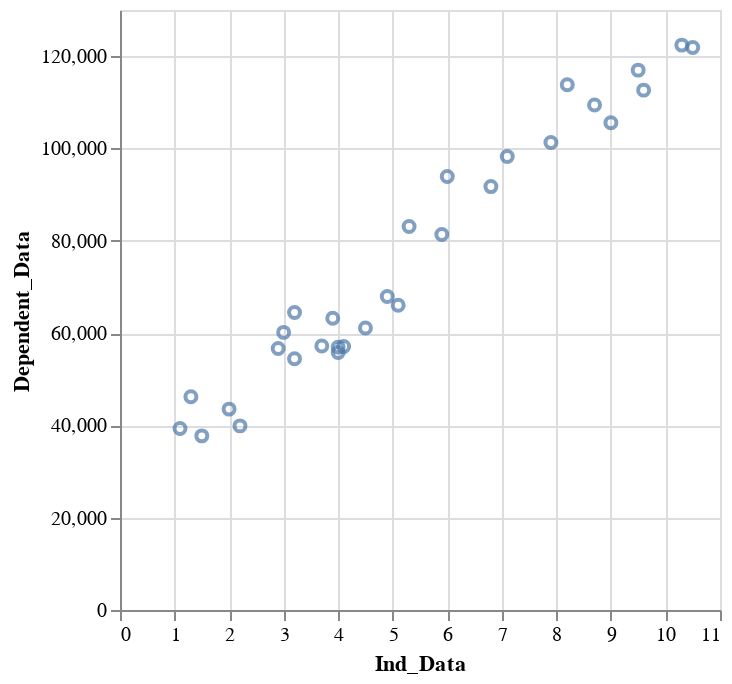

Write notebook code for a chart like this one.
### Markdown cell above
## Visualizing Data

### Code cell
# prompt: Using dataframe data: scatter plot

import altair as alt

# Create a scatter plot with 'Ind_Data' on the x-axis and 'Dependent_Data' on the y-axis.
chart = alt.Chart(data).mark_point().encode(
    x='Ind_Data',
    y='Dependent_Data'
)

# Display the chart.
chart

### Figure 1 — Vega-Lite specification as saved in the notebook (floating-point values rounded to 4 significant figures)
{"config": {"view": {"continuousWidth": 300, "continuousHeight": 300}}, "data": {"name": "data-8133880e794967c123f6b3eef3ed0a56"}, "mark": {"type": "point"}, "encoding": {"x": {"field": "Ind_Data", "type": "quantitative"}, "y": {"field": "Dependent_Data", "type": "quantitative"}}, "$schema": "https://vega.github.io/schema/vega-lite/v5.20.1.json", "datasets": {"data-8133880e794967c123f6b3eef3ed0a56": [{"Ind_Data": 1.1, "Dependent_Data": 39343}, {"Ind_Data": 1.3, "Dependent_Data": 46205}, {"Ind_Data": 1.5, "Dependent_Data": 37731}, {"Ind_Data": 2.0, "Dependent_Data": 43525}, {"Ind_Data": 2.2, "Dependent_Data": 39891}, {"Ind_Data": 2.9, "Dependent_Data": 56642}, {"Ind_Data": 3.0, "Dependent_Data": 60150}, {"Ind_Data": 3.2, "Dependent_Data": 54445}, {"Ind_Data": 3.2, "Dependent_Data": 64445}, {"Ind_Data": 3.7, "Dependent_Data": 57189}, {"Ind_Data": 3.9, "Dependent_Data": 63218}, {"Ind_Data": 4.0, "Dependent_Data": 55794}, {"Ind_Data": 4.0, "Dependent_Data": 56957}, {"Ind_Data": 4.1, "Dependent_Data": 57081}, {"Ind_Data": 4.5, "Dependent_Data": 61111}, {"Ind_Data": 4.9, "Dependent_Data": 67938}, {"Ind_Data": 5.1, "Dependent_Data": 66029}, {"Ind_Data": 5.3, "Dependent_Data": 83088}, {"Ind_Data": 5.9, "Dependent_Data": 81363}, {"Ind_Data": 6.0, "Dependent_Data": 93940}, {"Ind_Data": 6.8, "Dependent_Data": 91738}, {"Ind_Data": 7.1, "Dependent_Data": 98273}, {"Ind_Data": 7.9, "Dependent_Data": 101302}, {"Ind_Data": 8.2, "Dependent_Data": 113812}, {"Ind_Data": 8.7, "Dependent_Data": 109431}, {"Ind_Data": 9.0, "Dependent_Data": 105582}, {"Ind_Data": 9.5, "Dependent_Data": 116969}, {"Ind_Data": 9.6, "Dependent_Data": 112635}, {"Ind_Data": 10.3, "Dependent_Data": 122391}, {"Ind_Data": 10.5, "Dependent_Data": 121872}]}}
